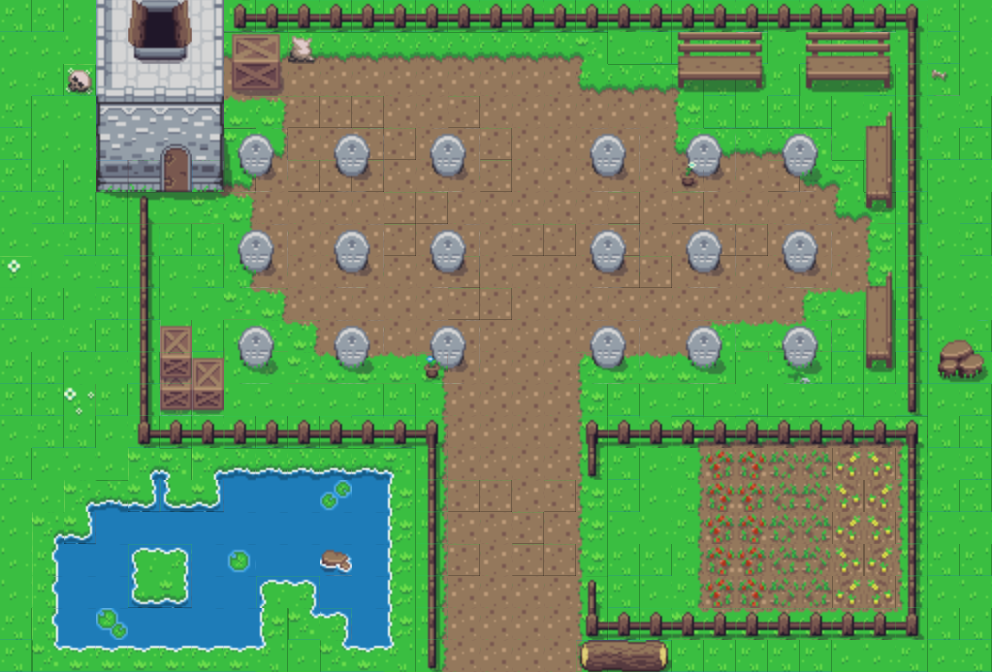

Rendered tile map (Tiled .tmx) drawn with the repository's tilesets; below, a short description and the full map source, tile grids included:
An orthogonal 31x21 tile map with 32x32 px tiles, 3 tile layers (Tile Layer 1, Tile Layer 2, Tile Layer 3).

<map version="1.10" tiledversion="1.11.2" orientation="orthogonal" renderorder="right-down" width="31" height="21" tilewidth="32" tileheight="32" infinite="0" nextlayerid="4" nextobjectid="1">
 <tileset firstgid="1" source="../tsx/converted-Overworld.tsx" />
 <layer id="1" name="Tile Layer 1" width="31" height="21">
  <data encoding="csv">
1,1,406,406,406,406,406,1,1,406,1,1,1,1,406,1,406,1,1,406,1,1,406,1,406,406,406,1,406,1,406,
406,406,406,406,1,1161,1162,1162,1162,1162,1162,1162,1162,1162,1162,1162,1162,1162,1163,406,1,1,1,1,406,1,1,406,406,1,406,
406,1,1,1,406,1241,1282,1202,1202,1202,1202,1202,1202,1202,1202,1202,1202,1202,1321,1162,1162,1163,1,406,1,406,406,1,406,1,406,
1,406,406,1,1,1,1241,1242,1282,1283,1283,1283,1202,1202,1283,1202,1202,1202,1202,1202,1202,1203,1,1,1,1,406,1,406,406,1,
1,406,406,1,1,1,1,1161,1322,1202,1202,1283,1283,1202,1202,1283,1202,1202,1202,1202,1202,1321,1162,1162,1162,1163,406,1,406,1,1,
1,1,406,406,406,1,1161,1322,1202,1283,1283,1283,1202,1202,1202,1283,1202,1202,1202,1202,1202,1202,1202,1202,1283,1321,1163,406,1,406,406,
406,1,1,1,406,406,1241,1282,1202,1202,1202,1202,1283,1283,1202,1202,1202,1202,1202,1283,1202,1283,1202,1202,1202,1202,1321,1163,1,406,1,
406,406,1,1,406,1,1,1201,1202,1202,1202,1202,1283,1202,1202,1202,1283,1283,1202,1283,1202,1202,1283,1283,1202,1202,1202,1203,406,406,1,
406,406,406,1,1,406,1,1201,1202,1202,1202,1202,1202,1202,1283,1202,1202,1202,1202,1283,1283,1202,1202,1202,1202,1202,1202,1203,1,406,406,
1,1,406,1,1,406,406,1241,1282,1202,1202,1202,1202,1202,1283,1283,1202,1202,1202,1202,1202,1202,1202,1202,1202,1281,1242,1243,1,406,406,
406,406,1,1,406,1,1,406,1241,1282,1202,1202,1202,1202,1202,1202,1202,1202,1202,1202,1202,1202,1281,1242,1242,1243,1,406,1,406,1,
1,1,406,406,1,1,1,406,406,1241,1242,1242,1242,1282,1202,1202,1202,1202,1281,1242,1242,1242,1243,406,406,1,1,1,1,406,406,
1,1,406,1,406,1,406,406,406,406,406,1,1,1201,1202,1202,1202,1202,1203,1,406,1,406,1,406,406,1,406,1,406,1,
406,1,1,406,1,1,406,1,1,1,406,406,1,1201,1202,1202,1202,1202,1203,406,406,1161,1162,1162,1162,1162,1162,1162,1163,1,1,
1,406,406,406,243,245,243,244,244,244,244,244,245,1201,1202,1202,1202,1202,1203,1,406,1201,2147485049,1401,2147485009,1361,2147485010,1362,1203,406,1,
406,406,243,244,404,403,404,284,284,284,284,284,285,1201,1283,1283,1202,1283,1203,1,406,1201,1401,2147485049,1361,2147485009,1362,2147485010,1203,1,1,
406,243,404,284,284,284,284,284,284,284,284,284,285,1201,1202,1202,1283,1202,1203,406,406,1201,2147485049,1401,2147485009,1361,2147485010,1362,1203,406,406,
406,283,284,284,363,364,284,284,284,284,284,284,285,1201,1283,1202,1283,1283,1203,1,1,1201,1401,2147485049,1361,2147485009,1362,2147485010,1203,1,1,
406,283,284,284,403,404,284,284,363,364,284,284,285,1201,1202,1202,1202,1202,1203,1,406,1201,2147485049,1401,2147485009,1361,2147485010,1362,1203,406,406,
1,283,284,284,284,284,284,284,285,323,364,284,285,1201,1202,1202,1202,1202,1203,1,406,1241,1242,1242,1242,1242,1242,1242,1243,1,1,
1,323,324,324,324,324,324,324,325,406,323,324,325,1201,1202,1202,1202,1202,1203,406,1,1,1,1,1,1,406,406,1,406,1
</data>
 </layer>
 <layer id="2" name="Tile Layer 2" width="31" height="21">
  <data encoding="csv">
0,0,0,63,64,64,65,761,685,685,685,685,685,685,685,685,685,685,685,685,685,685,685,685,685,685,685,685,684,0,0,
0,0,0,63,64,64,65,0,0,0,0,0,0,0,0,0,0,0,0,0,0,189,190,191,0,189,190,191,725,0,0,
0,0,321,103,104,104,105,0,0,0,0,0,0,0,0,0,0,0,0,0,0,229,230,231,0,229,230,231,725,0,0,
0,0,0,143,144,144,145,0,0,0,0,0,0,0,0,0,0,0,0,0,0,0,0,0,0,0,0,188,725,0,0,
0,0,0,183,184,184,185,236,239,0,238,239,0,238,239,0,0,0,238,239,0,238,239,0,238,239,0,228,725,0,0,
0,0,0,182,222,224,262,276,279,0,278,279,0,278,279,0,0,0,278,279,0,278,279,0,278,277,0,268,725,0,0,
0,0,0,0,681,264,265,0,0,0,0,0,0,0,0,0,0,0,0,0,0,0,0,0,0,0,0,308,725,0,0,
0,0,0,0,725,0,0,236,239,0,238,239,0,238,239,0,0,0,238,239,0,238,239,0,238,239,0,0,725,0,0,
322,0,0,0,725,0,0,276,279,0,278,279,0,278,279,0,0,0,278,279,0,278,279,0,278,279,0,188,725,0,0,
0,0,0,0,725,0,0,0,0,0,0,0,0,0,0,0,0,0,0,0,0,0,0,0,0,0,0,228,725,0,0,
0,0,0,0,725,0,0,236,237,0,238,239,0,238,239,0,0,0,238,239,0,238,239,0,238,239,0,268,725,45,46,
0,0,0,0,725,0,0,276,277,0,276,277,0,276,279,0,0,0,278,279,0,276,277,0,276,277,0,308,725,85,86,
0,0,484,0,725,0,0,0,0,0,0,0,0,0,0,0,0,0,0,0,0,0,0,0,0,0,0,0,721,0,0,
0,0,0,0,723,685,685,685,685,685,685,685,685,684,0,0,0,0,683,685,685,685,685,685,685,685,685,685,684,0,0,
0,0,0,0,0,0,0,0,0,0,0,0,0,725,0,0,0,0,721,0,0,0,0,0,0,0,0,0,725,0,0,
0,0,0,0,0,0,0,0,0,0,5,0,0,725,0,0,0,0,0,0,0,0,0,0,0,0,0,0,725,0,0,
0,0,0,0,0,0,0,0,0,0,0,0,0,725,0,0,0,0,0,0,0,0,0,0,0,0,0,0,725,0,0,
0,0,0,0,0,0,0,4,0,0,414,0,0,725,0,0,0,0,0,0,0,0,0,0,0,0,0,0,725,0,0,
0,0,0,0,0,0,0,0,0,0,0,0,0,725,0,0,0,0,681,0,0,0,0,0,0,0,0,0,725,0,0,
0,0,0,6,0,0,0,0,0,0,0,0,0,725,0,0,0,0,723,685,685,685,685,685,685,685,685,685,724,0,0,
0,0,0,0,0,0,0,0,0,0,0,0,0,721,0,0,0,0,204,205,206,0,0,0,0,0,0,0,0,0,0
</data>
 </layer>
 <layer id="3" name="Tile Layer 3" width="31" height="21">
  <data encoding="csv">
0,0,0,0,234,235,0,0,0,0,0,0,0,0,0,0,0,0,0,0,0,0,0,0,0,0,0,0,0,0,0,
0,0,0,0,274,275,0,356,357,33,0,0,0,0,0,0,0,0,0,0,0,0,0,0,0,0,0,0,0,0,0,
0,0,148,0,0,0,0,396,397,0,0,0,0,0,0,0,0,0,0,0,0,0,0,0,0,0,0,0,0,149,0,
0,0,0,0,0,0,0,0,0,0,0,0,0,0,0,0,0,0,0,0,0,0,0,0,0,0,0,0,0,0,0,
0,0,0,0,0,306,0,186,0,0,0,0,0,0,0,0,0,0,0,0,0,0,0,0,0,0,0,0,0,0,0,
0,0,0,0,0,346,0,226,0,0,0,0,0,0,0,0,0,0,0,0,0,36,0,0,0,0,0,0,0,0,0,
0,0,0,263,264,0,0,266,0,0,0,0,0,0,0,0,0,0,0,0,0,0,0,0,0,0,0,0,0,0,0,
0,0,0,0,0,0,0,0,0,0,0,0,0,0,0,0,0,0,0,0,0,0,0,0,0,0,0,0,0,0,0,
0,0,0,0,0,0,0,0,0,0,0,0,0,0,0,0,0,0,0,0,0,0,0,0,0,0,0,0,0,0,0,
0,0,0,0,0,0,0,0,0,0,0,0,0,0,0,0,0,0,0,0,0,0,0,0,0,0,0,0,0,0,0,
0,0,0,0,0,31,0,0,0,0,0,0,0,0,0,0,0,0,0,0,0,0,0,0,0,0,0,0,0,0,0,
0,0,0,0,0,112,31,0,0,0,0,0,0,114,0,0,0,0,0,0,0,0,0,0,78,79,0,0,0,0,0,
0,0,0,0,0,71,71,0,0,0,0,0,0,0,0,0,0,0,0,0,0,0,0,0,0,0,0,0,0,0,0,
0,0,0,0,0,0,0,0,0,0,0,0,0,0,0,0,0,0,0,0,0,0,0,0,0,0,0,0,0,0,0,
0,0,0,0,0,0,0,0,0,0,0,0,0,0,0,0,0,0,0,0,0,0,0,0,0,0,0,0,0,0,0,
0,0,0,0,0,0,0,0,0,0,0,0,0,0,0,0,0,0,0,0,0,0,0,0,0,0,0,0,0,0,0,
0,0,0,0,0,0,0,0,0,0,0,0,0,0,0,0,0,0,0,0,0,0,0,0,0,0,0,0,0,0,0,
0,0,0,0,0,0,0,0,0,0,0,0,0,0,0,0,0,0,0,0,0,0,0,0,0,0,0,0,0,0,0,
0,0,0,0,0,0,0,0,0,0,0,0,0,0,0,0,0,0,0,0,0,0,0,0,0,0,0,0,0,0,0,
0,0,0,0,0,0,0,0,0,0,0,0,0,0,0,0,0,0,0,0,0,0,0,0,0,0,0,0,0,0,0,
0,0,0,0,0,0,0,0,0,0,0,0,0,0,0,0,0,0,0,0,0,0,0,0,0,0,0,0,0,0,0
</data>
 </layer>
</map>
